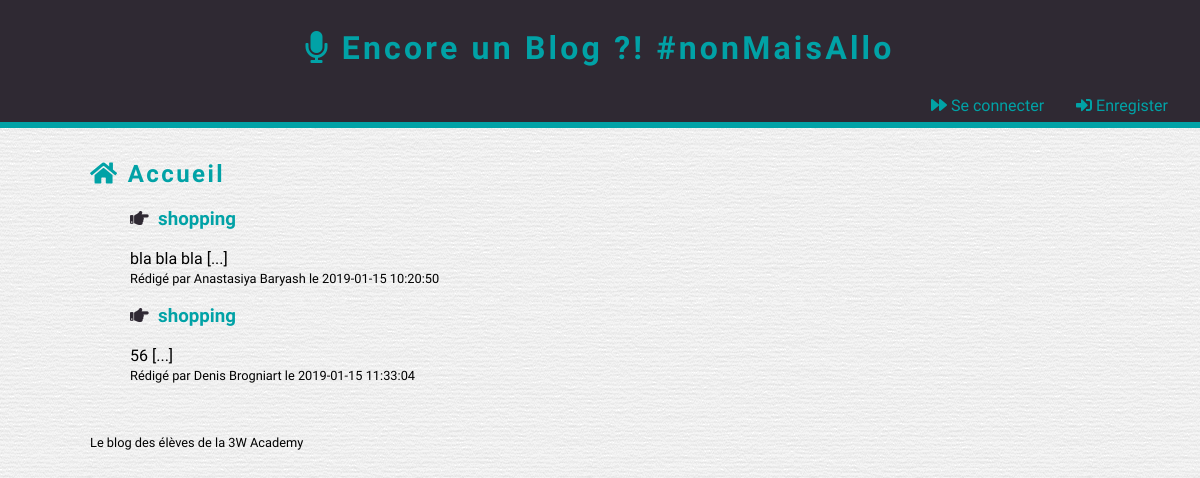
The page / on the database its author committed.
### tables this page shows
CREATE TABLE `Post` (
  `Id` int(11) NOT NULL,
  `Title` varchar(100) NOT NULL,
  `Content` text NOT NULL,
  `CreationDate` datetime NOT NULL,
  `Author_Id` int(11) NOT NULL,
  `Category_Id` int(11) NOT NULL
);

CREATE TABLE `Author` (
  `Id` int(11) NOT NULL,
  `FirstName` varchar(100) NOT NULL,
  `LastName` varchar(100) NOT NULL
);

### index.php (called while the page is built, shortened)
<?php
include 'application/bdd_connexion.php';
$query = $pdo->prepare
(
	'SELECT
				Post.Id,
        Title,
        Content,
        CreationDate,
        FirstName,
        LastName
  FROM Post
  INNER JOIN Author
  ON Post.Author_Id=Author.Id'
);
$query->execute();
$titles = $query->fetchAll(PDO::FETCH_ASSOC);
include 'layout.phtml';
 ?>

### index.phtml (the view)
<?php if (array_key_exists('FirstName', $_SESSION) == false){ ?>
<h2><i class="fa fa-home"></i> Accueil</h2>
<?php }else {?>
<h2><i class="fa fa-home"></i> Accueil : Bonjour <?= $_SESSION['FirstName']?></h2>
<?php } ?>
<ul class="post-list">
  <?php foreach ($titles as $title): ?>
    <li class="post">
      <h3>
      <i class="fa fa-hand-o-right"></i>&nbsp;
            <a href="show_post.php?id=<?=$title['Id']?>" title="Consulter l'article">
              <?= htmlspecialchars($title['Title'])?>
            </a>
      </h3>
        <article>
          <?= substr(htmlspecialchars($title['Content']), 0, 100)?>&nbsp;[...]
        </article>
      <small>
        Rédigé par <?= htmlspecialchars($title['FirstName']).' '.htmlspecialchars($title['LastName'])?> le <?=htmlspecialchars($title['CreationDate'])?>
      </small>
    </li>
  <?php endforeach; ?>
</ul>

### css/blog-main.css (style rules this page uses)
* { box-sizing: border-box; }
a { text-decoration: none; }

### css/blog-theme.css (style rules this page uses)
a { color: #01A2A6; transition: all 0.25s; }
body { background: url('../images/theme/paper.png') repeat; font-family: 'Dosis', sans-serif; }
h1, h2 { color: #01A2A6; letter-spacing: 0.1em; }
.post { list-style-type: none; }
.post h3 { color: #2F2933; }

### rows shown on the page
post: Title "shopping", Content "bla bla bla", Author_Id.FirstName "Anastasiya", Author_Id.LastName "Baryash", CreationDate "2019-01-15 10:20:50"
post: Title "shopping", Content "56", Author_Id.FirstName "Denis", Author_Id.LastName "Brogniart", CreationDate "2019-01-15 11:33:04"
